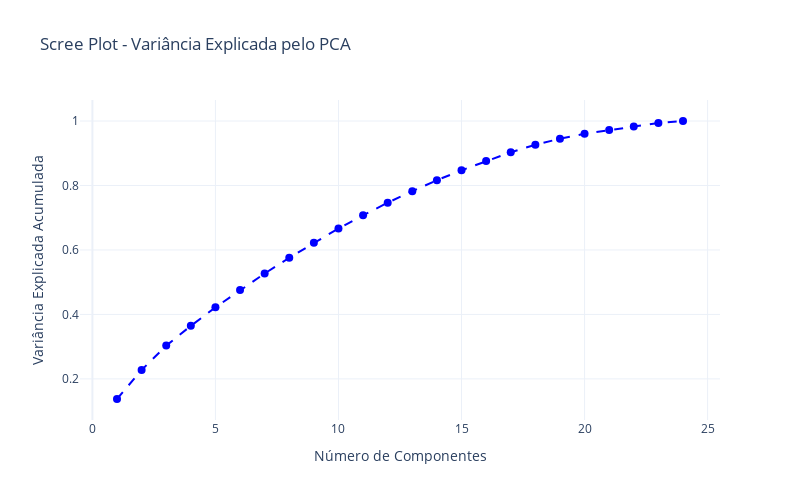

Source (notebook cell):
### Markdown cell above
O resultado da análise de componentes principais tem como inuito nos dar base para decidirmos quantas variáveis iremos utilizar e quanta variância total conseguimos explicar nesse dataset. Portanto devemos escolher entre 01 a 24 PCs e tomar uma decisão com base em "quanto queremos explicar desses dados", ou seja o mínimo de componentes necessários para ter máximo de interpretabilidade.

### Code cell
# Dados da variância explicada
variancia_acumulada = np.cumsum(pca.explained_variance_ratio_)
# Criando a figura
fig = go.Figure()
fig.add_trace(
    go.Scatter(
        x=list(range(1, len(variancia_acumulada) + 1)),
        y=variancia_acumulada,
        mode='lines+markers',
        line=dict(dash='dash', width=2),
        marker=dict(size=8, color='blue'),
        name='Variância Acumulada'
    )
)
fig.update_layout(
    title='Scree Plot - Variância Explicada pelo PCA',
    xaxis_title='Número de Componentes',
    yaxis_title='Variância Explicada Acumulada',
    template='plotly_white',
    width=800,
    height=500
)
fig.show()

### Figure 1 — Plotly figure (JSON) as saved in the notebook; plotly's stock layout.template omitted (floating-point values rounded to 4 significant figures)
{"data": [{"line": {"dash": "dash", "width": 2}, "marker": {"color": "blue", "size": 8}, "mode": "lines+markers", "name": "Variância Acumulada", "type": "scatter", "x": [1, 2, 3, 4, 5, 6, 7, 8, 9, 10, 11, 12, 13, 14, 15, 16, 17, 18, 19, 20, 21, 22, 23, 24], "y": [0.1376, 0.2277, 0.3032, 0.3645, 0.4218, 0.4755, 0.5268, 0.5759, 0.622, 0.6666, 0.7074, 0.7466, 0.782, 0.8164, 0.847, 0.8755, 0.9031, 0.9261, 0.9452, 0.9601, 0.9721, 0.9833, 0.9939, 1.0]}], "layout": {"height": 500, "title": {"text": "Scree Plot - Variância Explicada pelo PCA"}, "width": 800, "xaxis": {"title": {"text": "Número de Componentes"}}, "yaxis": {"title": {"text": "Variância Explicada Acumulada"}}}}
